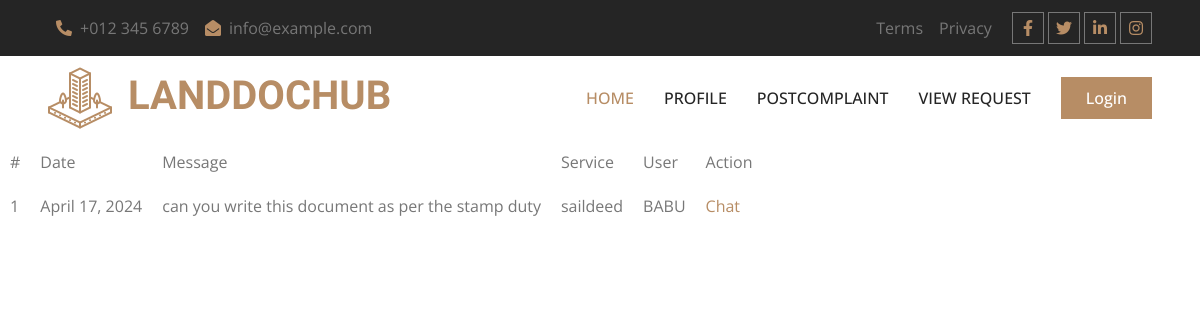
Page /Office/myrequest/ (signed in) on the committed database.
### User/models.py (models this page shows)
class tbl_servicerequest(models.Model):
    request_date=models.DateField(auto_now_add=True)
    request_message=models.CharField(max_length=500)
    user=models.ForeignKey(tbl_user, on_delete=models.CASCADE,null=True)
    service=models.ForeignKey(tbl_services, on_delete=models.CASCADE,null=True)
    office=models.ForeignKey(tbl_office, on_delete=models.CASCADE,null=True)

### Admin/models.py (models this page shows)
class tbl_services(models.Model):
    services_title=models.CharField(max_length=500)
    services_details=models.CharField(max_length=500)
    services_criteria=models.CharField(max_length=500)
    services_document=models.FileField(upload_to='Assests/ServiceDocs/')

### Guest/models.py (models this page shows)
class tbl_user(models.Model):
   user_name=models.CharField(max_length=50)
   user_contact=models.IntegerField(null=True)
   user_email=models.EmailField(max_length=50)
   user_gender=models.CharField(max_length=50)
   user_address=models.CharField(max_length=50)
   place=models.ForeignKey(tbl_place,on_delete=models.CASCADE)
   user_photo=models.FileField(upload_to='Assests/UserDocs/')
   user_proof=models.FileField(upload_to='Assests/UserDocs/')
   user_password=models.CharField(max_length=50)
   user_status=models.IntegerField(default=0)

### Office/views.py (the view)
# urls.py: path('myrequest/',views.myrequest,name="myrequest"),
def myrequest(request):
    myreq = tbl_servicerequest.objects.filter(office=request.session["oid"])
    return render(request,"Office/Request.html",{"service":myreq})

### Office/Templates/Office/Request.html (shortened to what this page needs)
{% extends 'Office/Header.html' %}
{% load static %}
{% block content %}<!DOCTYPE html>
<html lang="en">
<head>
</head>
<body>
    <table cellpadding="10">
        <tr>
            <td>#</td>
            <td>Date</td>
            <td>Message</td>
            <td>Service</td>
            <td>User</td>
            <td>Action</td>
        </tr>
        {% for i in service %}
        <tr>
            <td>{{forloop.counter}}</td>
            <td>{{i.request_date}}</td>
            <td>{{i.request_message}}</td>
            <td>{{i.service.services_title}}</td>
            <td>{{i.user.user_name}}</td>
            <td><a href="{% url 'Office:chatpage' i.user_id %}">Chat</a></td>
        </tr>
        {% endfor %}
    </table>
</body>
</html>
{% endblock content %}

### Guest/static/Main/css/style.css (style rules this page uses)
:root { --primary: #B78D65; --light: #F8F8F8; --dark: #252525; }

### rows in the picture
tbl_servicerequest: request_date "April 17, 2024", request_message "can you write this document as per the stamp duty", service.services_title "saildeed", user.user_name "BABU"
